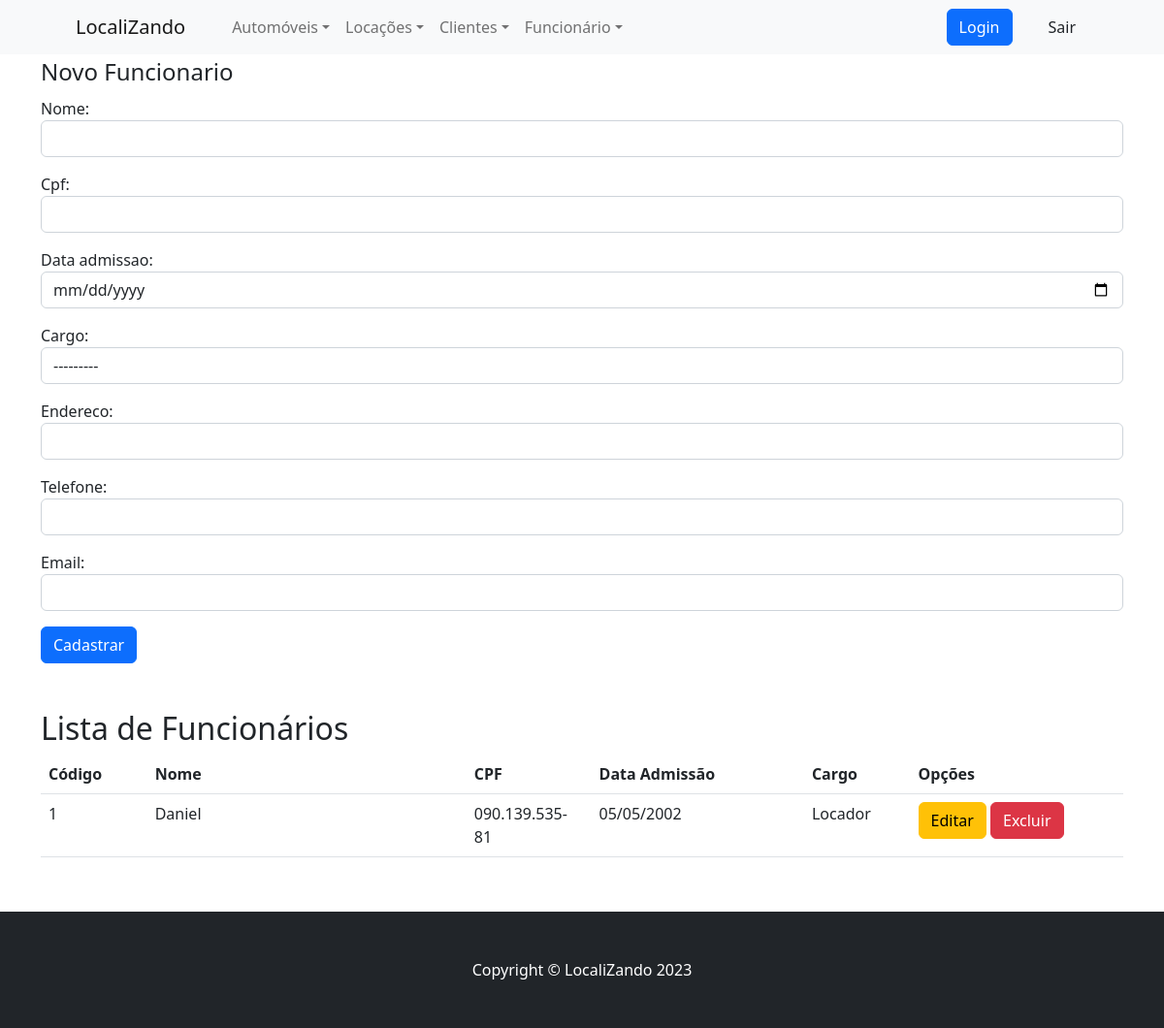
/cliente/funcionarios/, run on the app's committed database.
### cliente/models.py (models this page shows, shortened)
class Cargo(models.Model):
    nome = models.CharField(max_length=200)
    descricao = models.CharField(max_length=200)
    salario = models.DecimalField(max_digits=7, decimal_places=2)
    def __str__(self):
        return self.nome

class Funcionario(models.Model):
    nome = models.CharField(max_length=200)
    cpf = models.CharField(max_length=15)
    data_admissao = models.DateField()
    endereco = models.CharField( max_length=100)
    telefone = models.CharField(max_length=11)
    email = models.EmailField(max_length=254)
    cargo = models.ForeignKey(Cargo, on_delete=models.CASCADE)

### cliente/views.py (the view)
# urls.py: path('funcionarios/', funcionarios, name='url_funcionario'),
def funcionarios(request):
    data = {}
    data['funcionarios'] = Funcionario.objects.all()  # Carregando clientes do banco
    if request.method == 'POST':
        form = FuncionarioForm(request.POST)
        if form.is_valid():
            form.save()  # Salva
            return redirect('cliente:url_funcionario')
    else:
        data['form'] = FuncionarioForm()
    return render(request, 'funcionarios.html', data)

### cliente/forms.py
class FuncionarioForm(forms.ModelForm):
    nome = forms.CharField(widget=forms.TextInput(attrs={'class': 'form-control'}))
    cpf = forms.CharField(widget=forms.TextInput(attrs={'class': 'form-control'}))
    data_admissao = forms.DateField(widget=forms.DateTimeInput(attrs={'type':'date','class': 'form-control'}))
    cargo = forms.ModelChoiceField(queryset=Cargo.objects.all(),widget=forms.Select(attrs={'class': 'form-control'}))
    endereco = forms.CharField(widget=forms.TextInput(attrs={'class': 'form-control'}))
    telefone = forms.CharField(widget=forms.TextInput(attrs={'class': 'form-control'}))
    email = forms.EmailField(widget=forms.EmailInput( attrs={'class':'form-control'}))
    class Meta:
        model = Funcionario
        fields = ('nome','cpf','data_admissao','cargo', 'endereco', 'telefone', 'email')

### cliente/templates/funcionarios.html (shortened to what this page needs)
{% extends "base.html" %}
{% load static %}
{% block content %}
<div class="container">
	<form action="" method="post">
		<fieldset>
	  		<legend>Novo Funcionario</legend>
			{{ form.as_p }}
	  		<button type="submit" class="btn btn-primary">
	  				Cadastrar
			</button>
		</fieldset>
	</form>
</div>
<div class="container">
 	<br /> <br />
</div>
<div class="container">
  <div class="panel panel-default">
  		<div class="panel-heading">
    		<h2 class="panel-title">Lista de Funcionários</h2>
 	 	</div>
		<div class="panel-body">
  			<table class="table table-hover">
  				<tr>
  						<th>Código</th>
  						<th>Nome</th>
  						<th>CPF</th>
  						<th>Data Admissão</th>
  						<th>Cargo</th>
  						<th>Opções</th>
  				</tr>
				{% for funcionario in funcionarios %}
  				<tr>
    					<td class="col-md-1">{{ funcionario.id }}</td>
    					<td class="col-md-3">{{ funcionario.nome }}</td>
    					<td class="col-md-1">{{ funcionario.cpf}}</td>
    					<td class="col-md-2">{{ funcionario.data_admissao }}</td>
    					<td class="col-md-1">{{ funcionario.cargo }}</td>
    					<td class="col-md-2">
							<a class="btn btn-warning" href="{% url 'cliente:url_atualizafuncionario' funcionario.id%}" role="button">Editar</a>
    						<a class="btn btn-danger" href="{% url 'cliente:url_removerfuncionario' funcionario.id%}" role="button">Excluir</a>
    					</td>
    			</tr>
				{% endfor %}
    			</table>
 		</div>
	</div>
</div>
{% endblock %}

### data on the page
Funcionario: id "1", nome "Daniel", cpf "090.139.535-81", data_admissao "05/05/2002", cargo "Locador"
